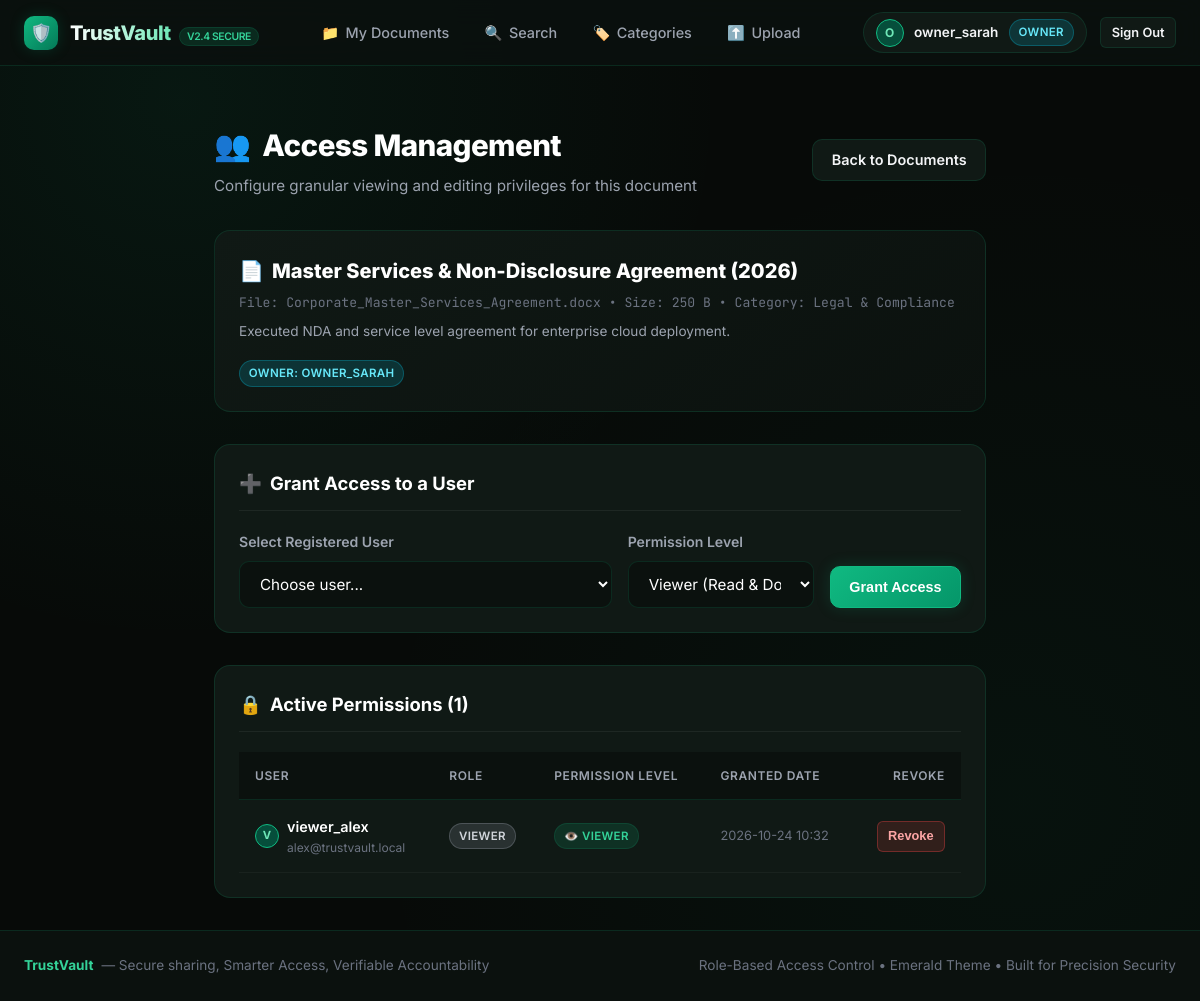
The page /document/2/manage-access (signed in) on the database its author committed.
### app.py (models this page shows, shortened)
class User(db.Model):
    __tablename__ = 'users'
    id = db.Column(db.Integer, primary_key=True)
    username = db.Column(db.String(80), unique=True, nullable=False)
    email = db.Column(db.String(120), unique=True, nullable=False)
    password_hash = db.Column(db.String(255), nullable=False)
    role = db.Column(db.String(20), nullable=False, default='owner')  # 'admin', 'owner', 'viewer'
    avatar = db.Column(db.String(255), default='default-avatar.png')
    created_at = db.Column(db.DateTime, default=datetime.utcnow)
    documents = db.relationship('Document', backref='owner', cascade='all, delete-orphan', lazy=True)
    granted_permissions = db.relationship('DocumentPermission', foreign_keys='DocumentPermission.user_id', backref='grantee', cascade='all, delete-orphan', lazy=True)
    logs = db.relationship('ActivityLog', backref='user', lazy=True)
    @property
    def is_admin(self):
        return self.role == 'admin'

class Document(db.Model):
    __tablename__ = 'documents'
    id = db.Column(db.Integer, primary_key=True)
    title = db.Column(db.String(150), nullable=False)
    description = db.Column(db.Text)
    filename = db.Column(db.String(255), nullable=False)
    original_filename = db.Column(db.String(255), nullable=False)
    file_size = db.Column(db.Integer, default=0)
    category_id = db.Column(db.Integer, db.ForeignKey('categories.id'), nullable=False)
    owner_id = db.Column(db.Integer, db.ForeignKey('users.id'), nullable=False)
    created_at = db.Column(db.DateTime, default=datetime.utcnow)
    updated_at = db.Column(db.DateTime, default=datetime.utcnow, onupdate=datetime.utcnow)
    permissions = db.relationship('DocumentPermission', backref='document', cascade='all, delete-orphan', lazy=True)
    def formatted_size(self):
        size = self.file_size
        if size < 1024:
            return f"{size} B"
        elif size < 1024 * 1024:
            return f"{size / 1024:.1f} KB"
        else:
            return f"{size / (1024 * 1024):.2f} MB"

class Category(db.Model):
    __tablename__ = 'categories'
    id = db.Column(db.Integer, primary_key=True)
    name = db.Column(db.String(80), unique=True, nullable=False)
    description = db.Column(db.String(255))
    icon = db.Column(db.String(50), default='folder')
    documents = db.relationship('Document', backref='category', lazy=True)

class DocumentPermission(db.Model):
    __tablename__ = 'document_permissions'
    id = db.Column(db.Integer, primary_key=True)
    document_id = db.Column(db.Integer, db.ForeignKey('documents.id'), nullable=False)
    user_id = db.Column(db.Integer, db.ForeignKey('users.id'), nullable=False)
    permission_type = db.Column(db.String(20), default='viewer')  # 'viewer', 'editor'
    granted_by_id = db.Column(db.Integer, db.ForeignKey('users.id'), nullable=False)
    granted_at = db.Column(db.DateTime, default=datetime.utcnow)
    granter = db.relationship('User', foreign_keys=[granted_by_id])

### app.py (the view, shortened to what this page needs)
@app.route('/document/<int:doc_id>/manage-access', methods=['GET', 'POST'])
@login_required
def manage_access(doc_id):
    user = get_current_user()
    doc = Document.query.get_or_404(doc_id)
    if not (user.is_admin or doc.owner_id == user.id):
        log_activity('ACCESS_DENIED', f"Illegal access management attempt on doc #{doc.id} by non-owner {user.username}")
        flash("Access Denied: Only the document owner or an administrator can manage sharing permissions.", "danger")
        return redirect(url_for('my_documents'))
    current_permissions = DocumentPermission.query.filter_by(document_id=doc.id).all()
    shared_user_ids = [p.user_id for p in current_permissions]
    eligible_users = User.query.filter(User.id != doc.owner_id, ~User.id.in_(shared_user_ids) if shared_user_ids else True).all()
    return render_template(
        'manage_access.html',
        doc=doc,
        current_permissions=current_permissions,
        eligible_users=eligible_users
    )

### app.py (called while the page is built)
def get_current_user():
    if 'user_id' in session:
        return User.query.get(session['user_id'])
    return None

@app.context_processor
def inject_user_and_counts():
    user = get_current_user()
    unread_logs = 0
    if user and user.is_admin:
        unread_logs = ActivityLog.query.count()
    return dict(current_user=user, total_activity_count=unread_logs)

def login_required(f):
    @wraps(f)
    def decorated_function(*args, **kwargs):
        if 'user_id' not in session:
            flash("Please sign in to access TrustVault.", "warning")
            return redirect(url_for('login', next=request.url))
        return f(*args, **kwargs)
    return decorated_function

### templates/manage_access.html (shortened to what this page needs)
{% extends 'base.html' %}
{% block content %}
<main class="container" style="max-width: 820px;">
  <div class="page-header">
    <div>
      <h1 class="page-title">
        <span>👥</span> Access Management
      </h1>
      <p class="page-subtitle">Configure granular viewing and editing privileges for this document</p>
    </div>
    <a href="{{ url_for('my_documents') }}" class="btn btn-secondary">
      Back to Documents
    </a>
  </div>
  <div class="card" style="margin-bottom: 2rem; background: linear-gradient(145deg, var(--bg-surface), var(--bg-deep)); border: 1px solid var(--border-subtle);">
    <div style="display: flex; align-items: flex-start; justify-content: space-between; flex-wrap: wrap; gap: 1rem;">
      <div>
        <div style="display: flex; align-items: center; gap: 0.5rem; margin-bottom: 0.35rem;">
          <span style="font-size: 1.25rem;">📄</span>
          <h2 style="font-size: 1.25rem; font-weight: 800; color: #ffffff;">{{ doc.title }}</h2>
        </div>
        <div style="font-size: 0.82rem; color: var(--text-muted); font-family: var(--font-mono);">
          File: {{ doc.original_filename }} • Size: {{ doc.formatted_size() }} • Category: {{ doc.category.name }}
        </div>
        {% if doc.description %}
        <p style="font-size: 0.85rem; color: var(--text-secondary); margin-top: 0.5rem;">
          {{ doc.description }}
        </p>
        {% endif %}
      </div>
      <div>
        <span class="badge badge-owner">Owner: {{ doc.owner.username }}</span>
      </div>
    </div>
  </div>
  <div class="card" style="margin-bottom: 2rem;">
    <div class="card-header">
      <h3 class="card-title">
        <span>➕</span> Grant Access to a User
      </h3>
    </div>
    {% if eligible_users %}
    <form method="POST" action="{{ url_for('manage_access', doc_id=doc.id) }}" style="display: grid; grid-template-columns: 2fr 1fr auto; gap: 1rem; align-items: end;">
      <div class="form-group" style="margin-bottom: 0;">
        <label for="target_user_id" class="form-label">Select Registered User</label>
        <select id="target_user_id" name="target_user_id" class="form-control" style="background-color: var(--bg-deep);" required>
          <option value="" disabled selected>Choose user...</option>
        </select>
      </div>
      <div class="form-group" style="margin-bottom: 0;">
        <label for="perm_type" class="form-label">Permission Level</label>
        <select id="perm_type" name="perm_type" class="form-control" style="background-color: var(--bg-deep);">
          <option value="viewer" selected>Viewer (Read & Download)</option>
        </select>
      </div>
      <button type="submit" class="btn btn-primary" style="height: 42px;">
        Grant Access
      </button>
    </form>
    {% else %}
    <p style="color: var(--text-muted); font-size: 0.9rem; margin: 0;">
      All registered users already have access permissions for this document.
    </p>
    {% endif %}
  </div>
  <div class="card">
    <div class="card-header">
      <h3 class="card-title">
        <span>🔒</span> Active Permissions ({{ current_permissions|length }})
      </h3>
    </div>
    {% if current_permissions %}
    <div class="table-responsive">
      <table class="table">
        <thead>
          <tr>
            <th>User</th>
            <th>Role</th>
            <th>Permission Level</th>
            <th>Granted Date</th>
            <th style="text-align: right;">Revoke</th>
          </tr>
        </thead>
        <tbody>
          {% for perm in current_permissions %}
          <tr>
            <td>
              <div style="display: flex; align-items: center; gap: 0.5rem;">
                <div class="user-avatar-small" style="width: 24px; height: 24px; font-size: 0.7rem;">
                  {{ perm.grantee.username[0]|upper }}
                </div>
                <div>
                  <div style="font-weight: 600; color: #fff;">{{ perm.grantee.username }}</div>
                  <div style="font-size: 0.75rem; color: var(--text-muted);">{{ perm.grantee.email }}</div>
                </div>
              </div>
            </td>
            <td>
              <span class="badge badge-{{ perm.grantee.role }}">{{ perm.grantee.role }}</span>
            </td>
            <td>
              <span class="badge badge-success">
                {% if perm.permission_type == 'editor' %}✏️ EDITOR{% else %}👁️ VIEWER{% endif %}
              </span>
            </td>
            <td style="font-size: 0.8rem; color: var(--text-muted);">
              {{ perm.granted_at.strftime('%Y-%m-%d %H:%M') }}
            </td>
            <td style="text-align: right;">
              <form method="POST" action="{{ url_for('manage_access', doc_id=doc.id) }}" style="display: inline;" onsubmit="return confirm('Revoke access for {{ perm.grantee.username }}?');">
                <button type="submit" class="btn btn-danger btn-sm">
                  Revoke
                </button>
              </form>
            </td>
          </tr>
          {% endfor %}
        </tbody>
      </table>
    </div>
    {% endif %}
  </div>
</main>
{% endblock %}

### templates/base.html (shortened to what this page needs)
<!DOCTYPE html>
<html lang="en">
<head>
  <link rel="stylesheet" href="{{ url_for('static', filename='css/style.css') }}">
</head>
<body>
  <nav class="navbar">
    <div class="nav-container">
      <a href="{{ url_for('index') }}" class="brand">
        <div class="brand-icon">🛡️</div>
        <div>
          <span class="brand-text">TrustVault</span>
          <span class="brand-tag">v2.4 SECURE</span>
        </div>
      </a>
      {% if current_user %}
      <ul class="nav-links">
        <li class="nav-item">
          <a href="{{ url_for('my_documents') }}" class="{% if request.endpoint == 'my_documents' %}active{% endif %}">
            <span>📁</span> My Documents
          </a>
        </li>
        <li class="nav-item">
          <a href="{{ url_for('search_documents') }}" class="{% if request.endpoint == 'search_documents' %}active{% endif %}">
            <span>🔍</span> Search
          </a>
        </li>
        <li class="nav-item">
          <a href="{{ url_for('categories_view') }}" class="{% if request.endpoint in ['categories_view', 'category_detail'] %}active{% endif %}">
            <span>🏷️</span> Categories
          </a>
        </li>
        <li class="nav-item">
          <a href="{{ url_for('upload') }}" class="{% if request.endpoint == 'upload' %}active{% endif %}">
            <span>⬆️</span> Upload
          </a>
        </li>
      </ul>
      <div class="nav-actions">
        <a href="{{ url_for('profile') }}" class="user-profile-menu">
          <div class="user-avatar-small">
            {% if current_user.avatar and current_user.avatar != 'default-avatar.png' %}
              <img src="{{ url_for('static', filename='uploads/avatars/' + current_user.avatar) }}" alt="Avatar">
            {% else %}
              {{ current_user.username[0]|upper }}
            {% endif %}
          </div>
          <span style="font-size: 0.85rem; font-weight: 600;">{{ current_user.username }}</span>
          <span class="badge badge-{{ current_user.role }}">{{ current_user.role }}</span>
        </a>
        <a href="{{ url_for('logout') }}" class="btn btn-secondary btn-sm" title="Sign Out">Sign Out</a>
      </div>
      {% else %}
      <div class="nav-actions">
        <a href="{{ url_for('login') }}" class="btn btn-secondary btn-sm">Sign In</a>
        <a href="{{ url_for('register') }}" class="btn btn-primary btn-sm">Create Account</a>
      </div>
      {% endif %}
    </div>
  </nav>
  <div class="container" style="padding-top: 1.5rem; padding-bottom: 0;">
  </div>
  {% block content %}{% endblock %}
  <footer class="footer">
    <div class="footer-content">
      <div style="display: flex; align-items: center; gap: 0.5rem;">
        <span style="color: var(--emerald-400); font-weight: 700;">TrustVault</span>
        <span>— Secure sharing, Smarter Access, Verifiable Accountability</span>
      </div>
      <div>
        <span>Role-Based Access Control • Emerald Theme • Built for Precision Security</span>
      </div>
    </div>
  </footer>
</body>
</html>

### rows shown on the page
User: username "O", username "owner_sarah", role "OWNER", owner.username "OWNER_SARAH"
Document: title "Master Services & Non-Disclosure Agreement (2026)", original_filename "Corporate_Master_Services_Agreement.docx", formatted_size "250 B", description "Executed NDA and service level agreement for enterprise cloud deployment."
Category: category.name "Legal & Compliance"
DocumentPermission: grantee "V", grantee.username "viewer_alex", grantee.email "alex@trustvault.local", grantee.role "VIEWER", permission_type "👁️ VIEWER", granted_at "2026-10-24 10:32"

### other values the page prints
{{ current_permissions|length }} "1"
